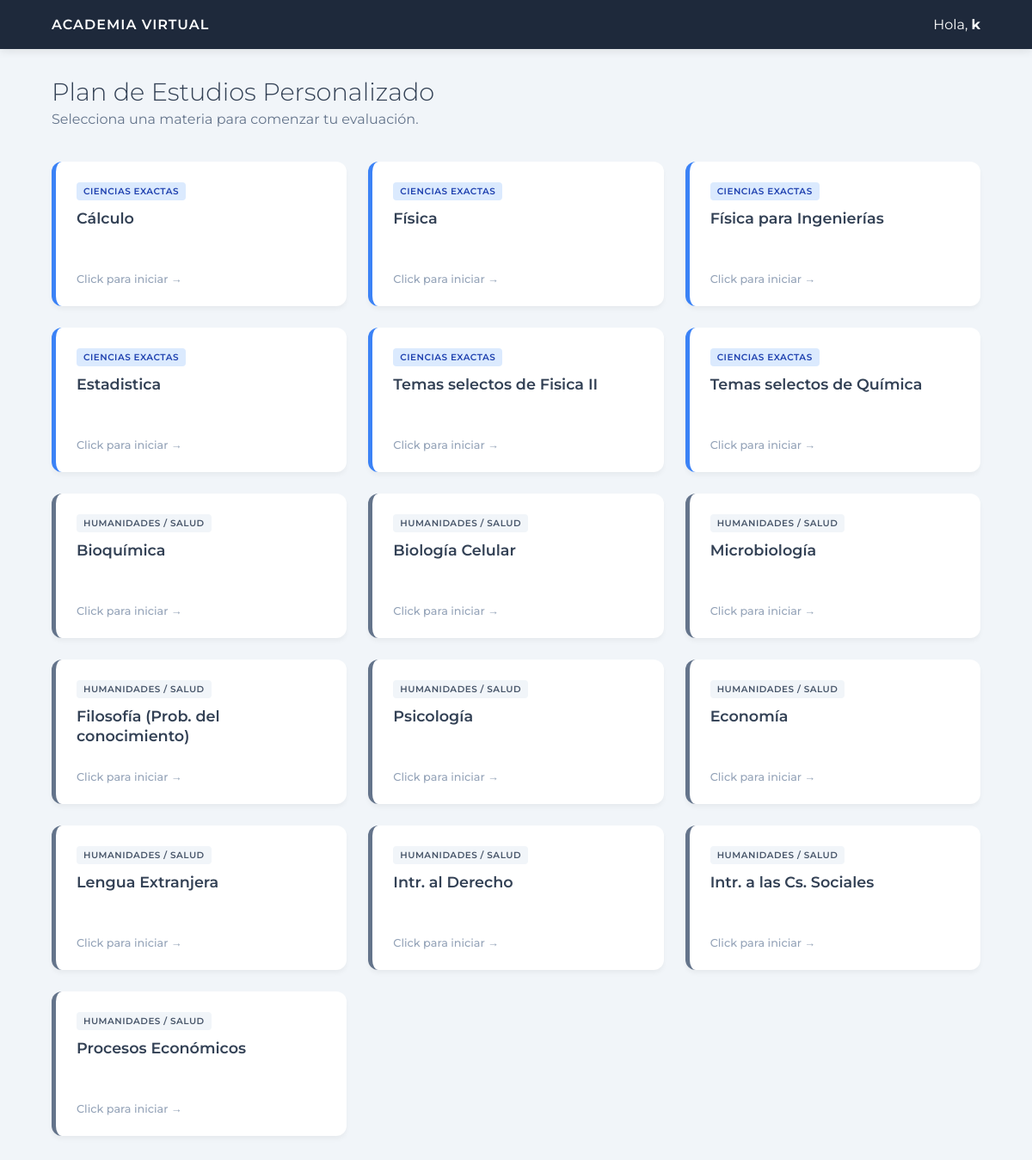
Screenshot of /dashboard (signed in) with the database file from the repository.
### app.py (models this page shows)
class Materia(db.Model):
    id = db.Column(db.Integer, primary_key=True)
    nombre = db.Column(db.String(100), unique=True, nullable=False)
    es_exacta = db.Column(db.Boolean, default=False)

### app.py (the view)
@app.route('/dashboard')
def dashboard():
    if 'usuario_nombre' not in session:
        return redirect(url_for('index'))
    materias = Materia.query.all()
    return render_template('dashboard.html', nombre=session['usuario_nombre'], materias=materias)

### templates/dashboard.html (shortened to what this page needs)
<!DOCTYPE html>
<html lang="es">
<head>
</head>
<body>
    <nav>
        <span style="letter-spacing: 1px; font-weight: 600;">ACADEMIA VIRTUAL</span>
        <span>Hola, <strong>{{ nombre }}</strong></span>
    </nav>
    <div class="container">
        <header>
            <h2>Plan de Estudios Personalizado</h2>
            <p>Selecciona una materia para comenzar tu evaluación.</p>
        </header>
        <div class="grid-materias">
            {% for materia in materias %}
            <a href="/examen/{{ materia.id }}" class="card-materia {% if materia.es_exacta %}exacta{% else %}teoria{% endif %}">
                <div>
                    <div class="tipo-tag {% if materia.es_exacta %}tag-exacta{% else %}tag-teoria{% endif %}">
                        {% if materia.es_exacta %}CIENCIAS EXACTAS{% else %}HUMANIDADES / SALUD{% endif %}
                    </div>
                    <div class="materia-info">
                        <h3>{{ materia.nombre }}</h3>
                    </div>
                </div>
                <div class="btn-entrar">Click para iniciar →</div>
            </a>
            {% endfor %}
        </div>
    </div>
</body>
</html>

### templates/dashboard.html (style rules this page uses)
:root { --bg: #f1f5f9; --nav: #1e293b; --text: #334155; --exactas-accent: #3b82f6; --sociales-accent: #64748b; }
body { font-family: 'Montserrat', sans-serif; background-color: var(--bg); margin: 0; color: var(--text); }
nav { background-color: var(--nav); padding: 1.2rem 5%; color: white; display: flex; justify-content: space-between; align-items: center; box-shadow: 0 2px 10px rgba(0,0,0,0.1); }
.container { padding: 2rem 5%; max-width: 1400px; margin: auto; }
header { margin-bottom: 2.5rem; }
h2 { font-weight: 300; font-size: 1.8rem; margin: 0; }
p { color: #64748b; margin-top: 5px; }
.grid-materias { display: grid; grid-template-columns: repeat(auto-fill, minmax(280px, 1fr)); gap: 25px; }
.card-materia { background: white; padding: 1.5rem; border-radius: 12px; text-decoration: none; color: inherit; transition: all 0.3s cubic-bezier(0.4, 0, 0.2, 1); border-left: 5px solid transparent; display: flex; flex-direction: column; justify-content: space-between; min-height: 120px; box-shadow: 0 4px 6px -1px rgba(0,0,0,0.05); }
.card-materia.exacta { border-left-color: var(--exactas-accent); }
.card-materia.teoria { border-left-color: var(--sociales-accent); }
.materia-info h3 { margin: 0; font-size: 1.1rem; font-weight: 600; line-height: 1.3; }
.tipo-tag { font-size: 0.65rem; font-weight: 600; text-transform: uppercase; letter-spacing: 0.5px; padding: 4px 8px; border-radius: 4px; width: fit-content; margin-bottom: 10px; }
.tag-exacta { background: #dbeafe; color: #1e40af; }
.tag-teoria { background: #f1f5f9; color: #475569; }
.btn-entrar { font-size: 0.8rem; color: #94a3b8; margin-top: 15px; font-weight: 500; }

### rows the page displays
Materia: es_exacta "CIENCIAS EXACTAS", nombre "Cálculo"
Materia: es_exacta "CIENCIAS EXACTAS", nombre "Física"
Materia: es_exacta "CIENCIAS EXACTAS", nombre "Física para Ingenierías"
Materia: es_exacta "CIENCIAS EXACTAS", nombre "Estadistica"
Materia: es_exacta "CIENCIAS EXACTAS", nombre "Temas selectos de Fisica II"
Materia: es_exacta "CIENCIAS EXACTAS", nombre "Temas selectos de Química"
Materia: es_exacta "HUMANIDADES / SALUD", nombre "Bioquímica"
Materia: es_exacta "HUMANIDADES / SALUD", nombre "Biología Celular"
Materia: es_exacta "HUMANIDADES / SALUD", nombre "Microbiología"
Materia: es_exacta "HUMANIDADES / SALUD", nombre "Filosofía (Prob. del conocimiento)"
Materia: es_exacta "HUMANIDADES / SALUD", nombre "Psicología"
Materia: es_exacta "HUMANIDADES / SALUD", nombre "Economía"
Materia: es_exacta "HUMANIDADES / SALUD", nombre "Lengua Extranjera"
Materia: es_exacta "HUMANIDADES / SALUD", nombre "Intr. al Derecho"
Materia: es_exacta "HUMANIDADES / SALUD", nombre "Intr. a las Cs. Sociales"
Materia: es_exacta "HUMANIDADES / SALUD", nombre "Procesos Económicos"

### other values shown
{{ nombre }} "k"
